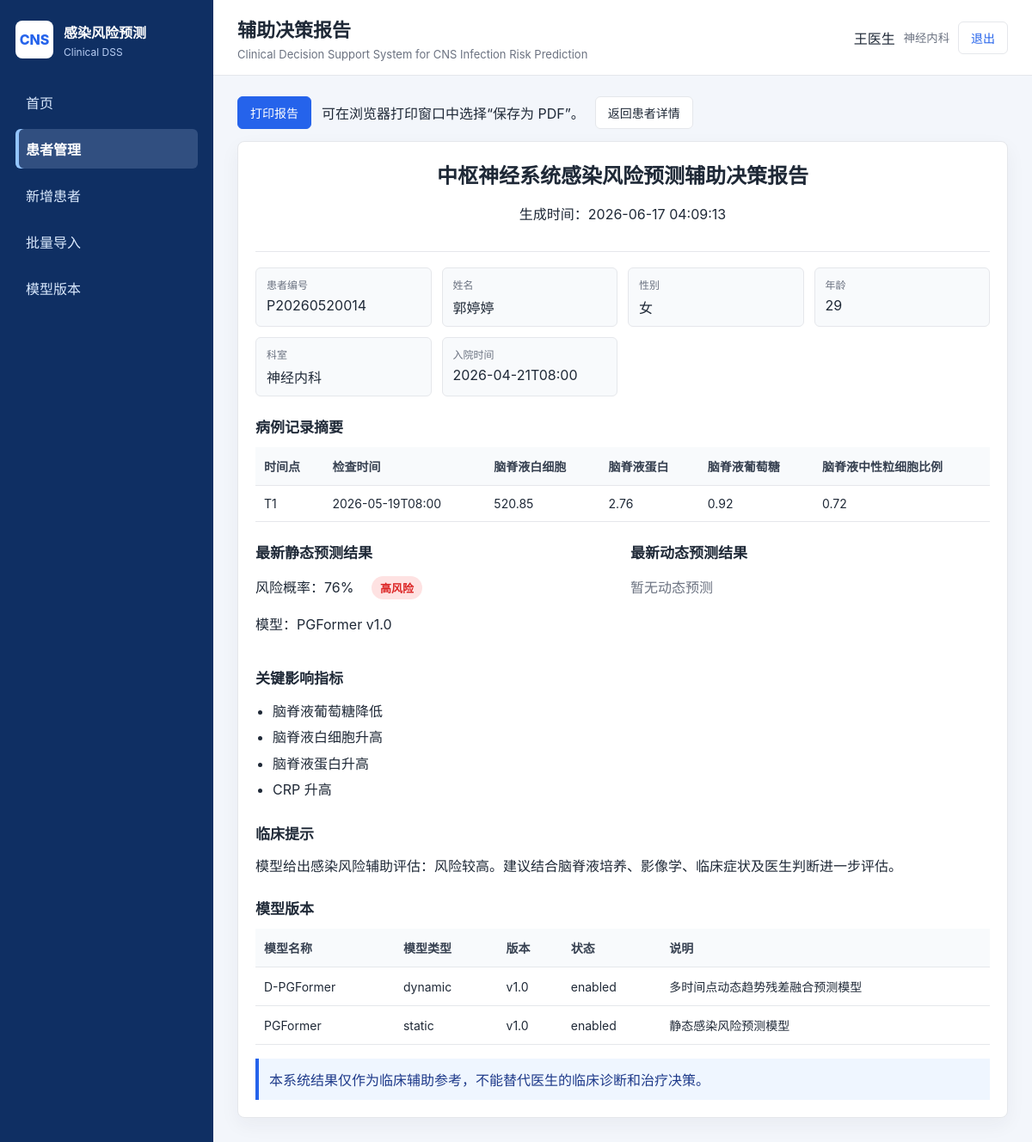
Screenshot of /report/81 (signed in) with the database file from the repository.
### tables this page shows
CREATE TABLE users (
            id INTEGER PRIMARY KEY AUTOINCREMENT,
            username TEXT UNIQUE NOT NULL,
            password_hash TEXT NOT NULL,
            role TEXT NOT NULL,
            real_name TEXT,
            department TEXT,
            created_at TEXT,
            last_login_at TEXT,
            is_active INTEGER DEFAULT 1
        );

CREATE TABLE patients (
            id INTEGER PRIMARY KEY AUTOINCREMENT,
            patient_no TEXT UNIQUE NOT NULL,
            name TEXT NOT NULL,
            sex TEXT NOT NULL,
            age INTEGER NOT NULL,
            department TEXT,
            inpatient_no TEXT,
            outpatient_no TEXT,
            admission_time TEXT,
            remark TEXT,
            current_risk_score REAL,
            current_risk_level TEXT,
            created_at TEXT,
            updated_at TEXT,
            is_deleted INTEGER DEFAULT 0
        );

CREATE TABLE cases (
            id INTEGER PRIMARY KEY AUTOINCREMENT,
            patient_id INTEGER NOT NULL,
            visit_time TEXT NOT NULL,
            doctor_id INTEGER,
            temperature REAL,
            gcs REAL,
            tube TEXT,
            site TEXT,
            other_inf TEXT,
            transparency TEXT,
            B_G REAL,
            B_WBC REAL,
            B_N REAL,
            B_Lym REAL,
            B_CRP REAL,
            B_PCT REAL,
            B_AC REAL,
            B_RBC REAL,
            C_G REAL,
            C_WBC REAL,
            C_RBC REAL,
            C_P REAL,
            C_N REAL,
            remark TEXT,
            created_at TEXT,
            updated_at TEXT,
            is_deleted INTEGER DEFAULT 0,
            FOREIGN KEY(patient_id) REFERENCES patients(id)
        );

CREATE TABLE predictions (
            id INTEGER PRIMARY KEY AUTOINCREMENT,
            patient_id INTEGER NOT NULL,
            case_id INTEGER,
            prediction_type TEXT NOT NULL,
            model_name TEXT NOT NULL,
            model_version TEXT NOT NULL,
            risk_score REAL NOT NULL,
            risk_level TEXT NOT NULL,
            static_score REAL,
            dynamic_score REAL,
            dynamic_delta REAL,
            input_snapshot TEXT,
            result_json TEXT,
            status TEXT DEFAULT 'valid',
            created_by INTEGER,
            created_at TEXT,
            FOREIGN KEY(patient_id) REFERENCES patients(id),
            FOREIGN KEY(case_id) REFERENCES cases(id)
        );

CREATE TABLE model_versions (
            id INTEGER PRIMARY KEY AUTOINCREMENT,
            model_name TEXT NOT NULL,
            model_version TEXT NOT NULL,
            model_type TEXT NOT NULL,
            description TEXT,
            input_features TEXT,
            status TEXT DEFAULT 'enabled',
            created_at TEXT,
            updated_at TEXT
        );

### app.py (the view)
    @app.route("/report/<int:patient_id>")
    @login_required
    @doctor_required
    def report(patient_id):
        patient = patient_model.get_patient(patient_id)
        if not patient:
            flash("患者不存在", "error")
            return redirect(url_for("patients"))
        report_data = report_service.build_report(patient)
        model_versions = model_version_model.list_model_versions()
        log_service.write_log("查看报告", "patient", patient_id, f"查看患者 {patient['name']} 辅助决策报告")
        return render_template("report.html", patient=patient, report=report_data, model_versions=model_versions)

### models/case_model.py (called while the page is built)
def list_cases_by_patient(patient_id):
    return get_db().execute(
        """
        SELECT * FROM cases
        WHERE patient_id = ? AND is_deleted = 0
        ORDER BY visit_time ASC, id ASC
        """,
        (patient_id,),
    ).fetchall()

### models/db.py (called while the page is built)
def now_text():
    return datetime.now().strftime("%Y-%m-%d %H:%M:%S")

def get_db():
    if "db" not in g:
        g.db = sqlite3.connect(current_app.config["DATABASE"])
        g.db.row_factory = sqlite3.Row
    return g.db

### models/log_model.py (called while the page is built)
def create_log(user_id, action, target_type=None, target_id=None, description=None, ip_address=None):
    db = get_db()
    db.execute(
        """
        INSERT INTO operation_logs
        (user_id, action, target_type, target_id, description, ip_address, created_at)
        VALUES (?, ?, ?, ?, ?, ?, ?)
        """,
        (user_id, action, target_type, target_id, description, ip_address, now_text()),
    )
    db.commit()

### models/model_version_model.py (called while the page is built)
def list_model_versions():
    return get_db().execute(
        """
        SELECT * FROM model_versions
        ORDER BY model_type ASC, updated_at DESC, id DESC
        """
    ).fetchall()

### models/patient_model.py (called while the page is built)
def get_patient(patient_id):
    return get_db().execute(
        "SELECT * FROM patients WHERE id = ? AND is_deleted = 0",
        (patient_id,),
    ).fetchone()

### models/prediction_model.py (called while the page is built)
def list_predictions_by_patient(patient_id):
    return get_db().execute(
        """
        SELECT * FROM predictions
        WHERE patient_id = ? AND status = 'valid'
        ORDER BY created_at DESC, id DESC
        """,
        (patient_id,),
    ).fetchall()

def latest_prediction(patient_id, prediction_type=None):
    params = [patient_id]
    where = ["patient_id = ?", "status = 'valid'"]
    if prediction_type:
        where.append("prediction_type = ?")
        params.append(prediction_type)
    return get_db().execute(
        f"SELECT * FROM predictions WHERE {' AND '.join(where)} ORDER BY created_at DESC, id DESC LIMIT 1",
        params,
    ).fetchone()

### models/user_model.py (called while the page is built)
def get_user_by_id(user_id):
    return get_db().execute(
        "SELECT * FROM users WHERE id = ? AND is_active = 1",
        (user_id,),
    ).fetchone()

### services/log_service.py (called while the page is built)
def write_log(action, target_type=None, target_id=None, description=None):
    user_id = session.get("user_id")
    ip_address = request.headers.get("X-Forwarded-For", request.remote_addr)
    log_model.create_log(user_id, action, target_type, target_id, description, ip_address)

### templates/report.html (shortened to what this page needs)
{% extends "base.html" %}
{% block page_title %}辅助决策报告{% endblock %}
{% block content %}
<section class="report-page">
    <div class="report-actions">
        <button class="btn btn-primary" onclick="window.print()">打印报告</button>
        <span>可在浏览器打印窗口中选择“保存为 PDF”。</span>
        <a class="btn" href="{{ url_for('patient_detail', patient_id=patient.id) }}">返回患者详情</a>
    </div>
    <div class="card report-card">
        <div class="report-title">
            <h2>中枢神经系统感染风险预测辅助决策报告</h2>
            <p>生成时间：{{ report.generated_at }}</p>
        </div>
        <div class="info-grid">
            <div><span>患者编号</span>{{ patient.patient_no }}</div>
            <div><span>姓名</span>{{ patient.name }}</div>
            <div><span>性别</span>{{ patient.sex }}</div>
            <div><span>年龄</span>{{ patient.age }}</div>
            <div><span>科室</span>{{ patient.department or "-" }}</div>
            <div><span>入院时间</span>{{ patient.admission_time or "-" }}</div>
        </div>
        <h3>病例记录摘要</h3>
        <table>
            <thead><tr><th>时间点</th><th>检查时间</th><th>脑脊液白细胞</th><th>脑脊液蛋白</th><th>脑脊液葡萄糖</th><th>脑脊液中性粒细胞比例</th></tr></thead>
            <tbody>
            {% for case in report.cases %}
            <tr><td>T{{ loop.index }}</td><td>{{ case.visit_time }}</td><td>{{ case.C_WBC or "-" }}</td><td>{{ case.C_P or "-" }}</td><td>{{ case.C_G or "-" }}</td><td>{{ case.C_N or "-" }}</td></tr>
            {% else %}
            <tr><td colspan="6" class="empty">暂无病例记录</td></tr>
            {% endfor %}
            </tbody>
        </table>
        <div class="two-col">
            <div>
                <h3>最新静态预测结果</h3>
                {% if report.latest_static %}
                <p>风险概率：{{ "%.0f"|format(report.latest_static.risk_score * 100) }}%
                    <span class="risk-badge {{ risk_badge_class(report.latest_static.risk_level) }}">{{ report.latest_static.risk_level }}</span>
                </p>
                <p>模型：{{ report.latest_static.model_name }} {{ report.latest_static.model_version }}</p>
                {% else %}<p class="muted">暂无静态预测</p>{% endif %}
            </div>
            <div>
                <h3>最新动态预测结果</h3>
                {% if report.latest_dynamic %}
                <p>风险概率：{{ "%.0f"|format(report.latest_dynamic.risk_score * 100) }}%
                    <span class="risk-badge {{ risk_badge_class(report.latest_dynamic.risk_level) }}">{{ report.latest_dynamic.risk_level }}</span>
                </p>
                <p>模型：{{ report.latest_dynamic.model_name }} {{ report.latest_dynamic.model_version }}</p>
                {% else %}<p class="muted">暂无动态预测</p>{% endif %}
            </div>
        </div>
        <h3>关键影响指标</h3>
        <ul class="factor-list">
            {% for factor in report.latest_result.key_factors or [] %}
            <li>{{ factor }}</li>
            {% else %}
            <li>暂无关键影响指标</li>
            {% endfor %}
        </ul>
        <h3>临床提示</h3>
        <p class="tip-text">{{ report.latest_result.clinical_tip or "暂无临床提示" }}</p>
        <h3>模型版本</h3>
        <table>
            <thead><tr><th>模型名称</th><th>模型类型</th><th>版本</th><th>状态</th><th>说明</th></tr></thead>
            <tbody>
            {% for model in model_versions %}
            <tr><td>{{ model.model_name }}</td><td>{{ model.model_type }}</td><td>{{ model.model_version }}</td><td>{{ model.status }}</td><td>{{ model.description }}</td></tr>
            {% endfor %}
            </tbody>
        </table>
        <div class="statement">本系统结果仅作为临床辅助参考，不能替代医生的临床诊断和治疗决策。</div>
    </div>
</section>
{% endblock %}

### templates/base.html (shortened to what this page needs)
<!doctype html>
<html lang="zh-CN">
<head>
    <link rel="stylesheet" href="{{ url_for('static', filename='css/style.css', v='20260520-active') }}">
</head>
<body class="{% if not current_user %}login-body{% endif %}">
{% if current_user %}
<div class="app-shell">
    <aside class="sidebar">
        <div class="brand">
            <div class="brand-mark">CNS</div>
            <div>
                <strong>感染风险预测</strong>
                <span>Clinical DSS</span>
            </div>
        </div>
        <nav class="nav">
            {% if current_user.role == 'admin' %}
            <a class="{% if request.endpoint in ['users', 'user_new'] %}active{% endif %}" href="{{ url_for('users') }}">账号管理</a>
            <a class="{% if request.endpoint in ['model_versions', 'model_version_new', 'model_version_enable', 'model_version_delete'] %}active{% endif %}" href="{{ url_for('model_versions') }}">模型版本</a>
            <a class="{% if request.endpoint == 'logs' %}active{% endif %}" href="{{ url_for('logs') }}">操作日志</a>
            {% else %}
            <a class="{% if request.endpoint == 'dashboard' %}active{% endif %}" href="{{ url_for('dashboard') }}">首页</a>
            <a class="{% if request.endpoint in ['patients', 'patient_detail', 'case_new', 'case_detail', 'case_edit', 'case_repredict', 'case_delete', 'prediction_detail', 'report'] %}active{% endif %}" href="{{ url_for('patients') }}">患者管理</a>
            <a class="{% if request.endpoint == 'patient_new' %}active{% endif %}" href="{{ url_for('patient_new') }}">新增患者</a>
            <a class="{% if request.endpoint == 'patient_import' %}active{% endif %}" href="{{ url_for('patient_import') }}">批量导入</a>
            <a class="{% if request.endpoint == 'model_versions' %}active{% endif %}" href="{{ url_for('model_versions') }}">模型版本</a>
            {% endif %}
        </nav>
    </aside>
    <main class="main">
        <header class="topbar">
            <div>
                <h1>{% block page_title %}{{ system_name }}{% endblock %}</h1>
                <p>Clinical Decision Support System for CNS Infection Risk Prediction</p>
            </div>
            <div class="user-box">
                <span>{{ current_user.real_name or current_user.username }}</span>
                <small>{{ current_user.department or current_user.role }}</small>
                <a class="btn btn-ghost" href="{{ url_for('logout') }}">退出</a>
            </div>
        </header>
        <section class="content">
            {% block content %}{% endblock %}
        </section>
    </main>
</div>
{% else %}
    {% block auth_content %}{% endblock %}
{% endif %}
</body>
</html>

### static/css/style.css (style rules this page uses)
:root { --primary: #2563eb; --primary-dark: #1d4ed8; --bg: #f3f6fb; --card: #ffffff; --border: #e5e7eb; --text: #1f2937; --muted: #6b7280; --low: #16a34a; --medium: #f59e0b; --high: #dc2626; }
* { box-sizing: border-box; }
body { margin: 0; font-family: -apple-system, BlinkMacSystemFont, "Segoe UI", "Microsoft YaHei", Arial, sans-serif; color: var(--text); background: var(--bg); }
a { color: var(--primary); text-decoration: none; }
table { width: 100%; border-collapse: collapse; font-size: 14px; }
th, td { padding: 12px 10px; border-bottom: 1px solid var(--border); text-align: left; vertical-align: middle; }
th { color: #374151; background: #f8fafc; font-weight: 700; }
.app-shell { min-height: 100vh; display: flex; }
.sidebar { width: 248px; background: #0f2f63; color: #fff; padding: 24px 18px; flex-shrink: 0; }
.brand { display: flex; gap: 12px; align-items: center; margin-bottom: 28px; }
.brand span { display: block; color: #b8cef4; font-size: 12px; margin-top: 4px; }
.brand-mark { width: 44px; height: 44px; border-radius: 8px; display: grid; place-items: center; background: #fff; color: var(--primary); font-weight: 800; }
.nav { display: grid; gap: 8px; }
.nav a { color: #dbeafe; padding: 11px 12px; border-radius: 6px; }
.nav a.active { background: #314f80; color: #fff; font-weight: 700; box-shadow: inset 4px 0 0 #93c5fd; }
.main { flex: 1; min-width: 0; }
.topbar { height: 88px; display: flex; align-items: center; justify-content: space-between; padding: 0 28px; background: #fff; border-bottom: 1px solid var(--border); }
.topbar h1 { margin: 0; font-size: 22px; letter-spacing: 0; }
.topbar p { margin: 6px 0 0; color: var(--muted); font-size: 13px; }
.user-box { display: flex; align-items: center; gap: 10px; }
.user-box small { color: var(--muted); }
.content { padding: 24px 28px 40px; }
.card, .stat-card { background: var(--card); border: 1px solid var(--border); border-radius: 8px; box-shadow: 0 8px 22px rgba(31, 41, 55, .05); }
.card { padding: 20px; margin-bottom: 18px; }
.two-col { display: grid; grid-template-columns: minmax(0, 1fr) minmax(0, 1fr); gap: 18px; }
.btn { display: inline-flex; align-items: center; justify-content: center; min-height: 36px; padding: 8px 14px; border: 1px solid var(--border); border-radius: 6px; background: #fff; color: var(--text); cursor: pointer; font-size: 14px; }
.btn-primary { background: var(--primary); color: #fff; border-color: var(--primary); }
.btn-ghost { color: var(--primary); }
.info-grid { display: grid; grid-template-columns: repeat(4, minmax(140px, 1fr)); gap: 12px; margin-top: 18px; }
.info-grid div { min-height: 58px; padding: 10px 12px; border: 1px solid var(--border); border-radius: 6px; background: #f8fafc; }
.info-grid span { display: block; color: var(--muted); font-size: 12px; margin-bottom: 6px; }
.risk-badge, .status-pill { display: inline-flex; align-items: center; min-height: 26px; padding: 4px 10px; border-radius: 999px; font-size: 13px; font-weight: 700; }
.risk-high { color: var(--high); background: #fee2e2; }
.empty, .muted { color: var(--muted); }
.factor-list { margin: 0; padding-left: 20px; line-height: 1.9; }
.tip-text { line-height: 1.8; margin: 0; }
.statement { margin-top: 16px; padding: 12px; border-left: 4px solid var(--primary); background: #eff6ff; color: #1e3a8a; }
.report-actions { display: flex; gap: 12px; align-items: center; margin-bottom: 14px; }
.report-title { text-align: center; border-bottom: 1px solid var(--border); margin-bottom: 18px; padding-bottom: 16px; }
.report-title h2 { margin: 0 0 8px; }
.report-card h3 { margin: 22px 0 12px; font-size: 17px; }

### rows the page displays
users: real_name "王医生", department "神经内科"
patients: patient_no "P20260520014", name "郭婷婷", sex "女", age "29", department "神经内科", admission_time "2026-04-21T08:00"
cases: visit_time "2026-05-19T08:00", C_WBC "520.85", C_P "2.76", C_G "0.92", C_N "0.72"
predictions: report.latest_static.risk_score*100 "76", latest_static.risk_level "高风险", latest_static.model_name "PGFormer", latest_static.model_version "v1.0"
model_versions: model_name "D-PGFormer", model_type "dynamic", model_version "v1.0", status "enabled", description "多时间点动态趋势残差融合预测模型"
model_versions: model_name "PGFormer", model_type "static", model_version "v1.0", status "enabled", description "静态感染风险预测模型"

### other values shown
{{ report.generated_at }} "2026-06-17 04:09:13"
{{ factor }} "脑脊液葡萄糖降低" "脑脊液白细胞升高" "脑脊液蛋白升高" "CRP 升高"
{{ report.latest_result.clinical_tip or "暂无临床提示" }} "模型给出感染风险辅助评估：风险较高。建议结合脑脊液培养、影像学、临床症状及医生判断进一步评估。"
